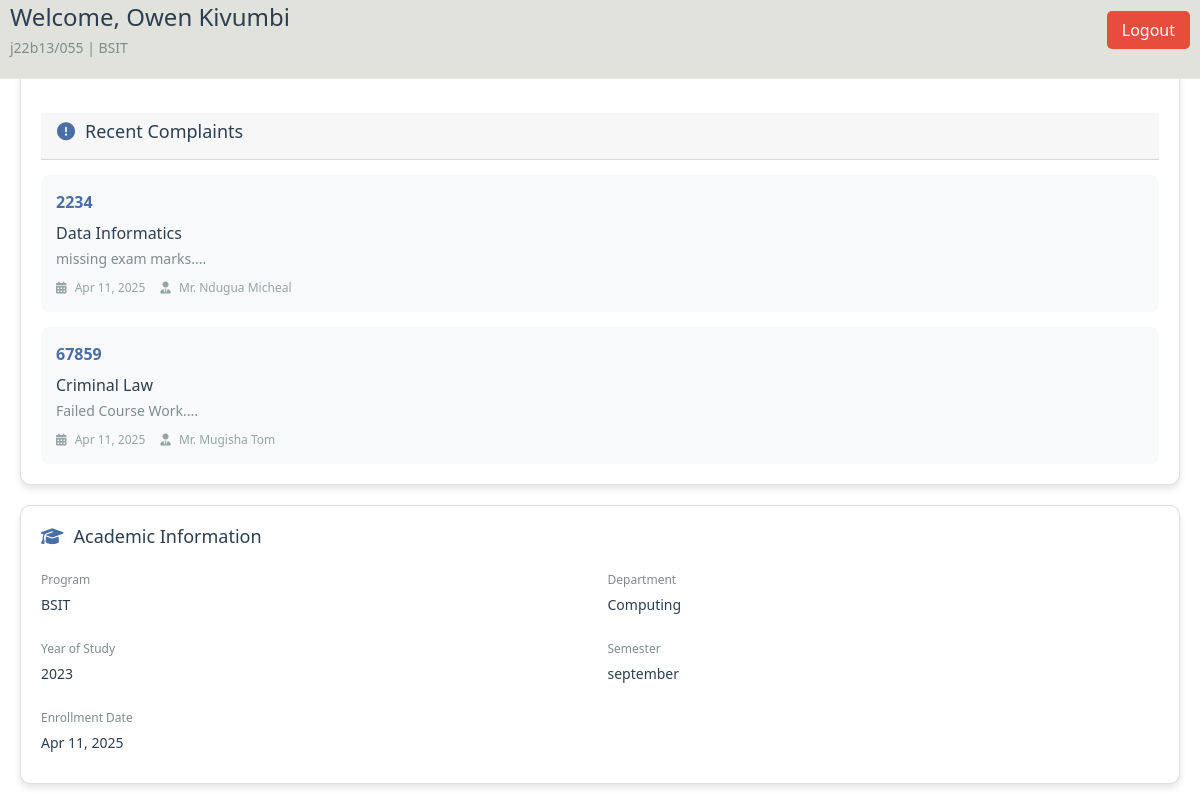
/student/dashboard (signed in), run on the app's committed database.
### school_app/models.py (models this page shows, shortened)
class Student(db.Model, UserMixin):
    __tablename__ = 'students'
    student_id = db.Column(db.Integer, primary_key=True)
    student_names = db.Column(db.String(150), nullable=False)
    student_registration_number = db.Column(db.String(150), nullable=False)
    program = db.Column(db.String(100), nullable=False)
    department = db.Column(db.String(100), nullable=False)
    year_of_study = db.Column(db.String(100), nullable=False)
    semester = db.Column(db.String(100), nullable=False)
    email = db.Column(db.String(100), unique=True, nullable=False)
    password = db.Column(db.String(100), nullable=False)
    enrollment_date = db.Column(db.DateTime, nullable=False, default=lambda: datetime.now(AFRICA_KAMPALA_TZ))
    complaints = db.relationship('Complaint', backref='complaint_student', lazy=True)

class Complaint(db.Model):
    __tablename__ = 'complaints'
    complaint_id = db.Column(db.Integer, primary_key=True)
    student_id = db.Column(db.Integer, db.ForeignKey('students.student_id'), nullable=False)
    course_name = db.Column(db.String(120), nullable=False)
    course_code = db.Column(db.String(120), nullable=False)
    course_intake = db.Column(db.String(120), nullable=False)
    complaint_text = db.Column(db.Text, nullable=False)
    lecturer_names = db.Column(db.String(120), nullable=False)
    lecturer_email = db.Column(db.String(120), nullable=False)
    date_filed = db.Column(db.DateTime, default=func.now(), nullable=False)

### school_app/main.py (the view)
@main.route('/student/dashboard')
@login_required
def student_dashboard():
    if not isinstance(current_user._get_current_object(), Student):
        flash('Access denied. Student account required.', 'danger')
        return redirect(url_for('main.home'))
    recent_complaints = Complaint.query.filter_by(student_id=current_user.student_id)\
                                     .order_by(Complaint.date_filed.desc())\
                                     .limit(3)\
                                     .all()
    total_complaints = Complaint.query.filter_by(student_id=current_user.student_id).count()
    return render_template('student_dashboard.html',
                         recent_complaints=recent_complaints,
                         total_complaints=total_complaints)

### school_app/models.py (called while the page is built)
@login_manager.user_loader
def load_user(user_id):
    try:
        user_type, real_id = user_id.split('-', 1)
        if user_type == 'student':
            return Student.query.get(int(real_id))
        elif user_type == 'admin':
            return Admin.query.get(int(real_id))
    except Exception:
        return None

### school_app/templates/student_dashboard.html (shortened to what this page needs)
{% extends "base.html" %}
{% block content %}
<div class="dashboard-container">
    <header class="dashboard-header">
        <div class="user-info">
            <div>
                <h1>Welcome, {{ current_user.student_names }}</h1>
                <p class="user-meta">{{ current_user.student_registration_number }} | {{ current_user.program }}</p>
            </div>
        </div>
        <div class="header-actions">
            <a href="{{ url_for('auth.logout') }}" class="logout-btn">Logout</a>
        </div>
    </header>
        <section class="card complaints-card mt-5">
            <div class="card-header mt-4">
                <h2><i class="fas fa-exclamation-circle"></i> Recent Complaints</h2>
            </div>
            <div class="complaints-list">
                {% if current_user.complaints %}
                    {% for complaint in current_user.complaints[:3] %}
                    <div class="complaint-item">
                        <div class="complaint-header">
                            <span class="course-code">{{ complaint.course_code }}</span>
                        </div>
                        <h3 class="complaint-title">{{ complaint.course_name }}</h3>
                        <p class="complaint-excerpt">{{ complaint.complaint_text[:100] }}...</p>
                        <div class="complaint-meta">
                            <span><i class="fas fa-calendar-alt"></i> {{ complaint.date_filed.strftime('%b %d, %Y') }}</span>
                            <span><i class="fas fa-user-tie"></i> {{ complaint.lecturer_names }}</span>
                        </div>
                    </div>
                    {% endfor %}
                {% else %}
                    <div class="no-complaints">
                        <i class="fas fa-inbox"></i>
                        <p>You haven't filed any complaints yet</p>
                        <a href="{{ url_for('main.complaint') }}" class="btn-primary">File Your First Complaint</a>
                    </div>
                {% endif %}
            </div>
        </section>
        <section class="card academic-card">
            <h2><i class="fas fa-graduation-cap"></i> Academic Information</h2>
            <div class="info-grid">
                <div class="info-item">
                    <label>Program</label>
                    <p>{{ current_user.program }}</p>
                </div>
                <div class="info-item">
                    <label>Department</label>
                    <p>{{ current_user.department }}</p>
                </div>
                <div class="info-item">
                    <label>Year of Study</label>
                    <p>{{ current_user.year_of_study }}</p>
                </div>
                <div class="info-item">
                    <label>Semester</label>
                    <p>{{ current_user.semester }}</p>
                </div>
                <div class="info-item">
                    <label>Enrollment Date</label>
                    <p>{{ current_user.enrollment_date.strftime('%b %d, %Y') }}</p>
                </div>
            </div>
        </section>
    </div>
{% endblock %}

### school_app/static/css/styles.css (style rules this page uses)
* { margin: 0; padding: 0; box-sizing: border-box; }
header { position: fixed; top: 0; left: 0; width: 100%; padding: 3px 10px; background-color: #E0E2DB; z-index: 15; display: flex; justify-content: space-between; }

### school_app/templates/student_dashboard.html (style rules this page uses)
.dashboard-container { max-width: 1200px; margin: 0 auto; padding: 20px; font-family: 'Segoe UI', Tahoma, Geneva, Verdana, sans-serif; color: #333; }
.dashboard-header { display: flex; justify-content: space-between; align-items: center; margin-bottom: 30px; padding-bottom: 20px; border-bottom: 1px solid #eaeaea; }
.user-info { display: flex; align-items: center; gap: 20px; }
.user-info h1 { margin: 0; font-size: 24px; color: #2c3e50; }
.user-meta { margin: 5px 0 0; color: #7f8c8d; font-size: 14px; }
.header-actions .logout-btn { background-color: #e74c3c; color: white; padding: 8px 15px; border-radius: 5px; text-decoration: none; font-weight: 500; transition: background-color 0.3s; }
.card { background: white; border-radius: 10px; box-shadow: 0 4px 6px rgba(0, 0, 0, 0.1); padding: 20px; margin-bottom: 20px; }
.card h2 { margin-top: 0; color: #2c3e50; font-size: 18px; display: flex; align-items: center; gap: 10px; }
.card h2 i { color: #4a6fa5; }
.complaints-card { grid-column: span 8; }
.academic-card { grid-column: span 4; }
.card-header { display: flex; justify-content: space-between; align-items: center; margin-bottom: 15px; }
.complaints-list { display: flex; flex-direction: column; gap: 15px; }
.complaint-item { background: #f8f9fa; border-radius: 8px; padding: 15px; transition: all 0.3s; }
.complaint-header { display: flex; justify-content: space-between; margin-bottom: 10px; }
.course-code { font-weight: bold; color: #4a6fa5; }
.complaint-title { margin: 5px 0; font-size: 16px; color: #2c3e50; }
.complaint-excerpt { margin: 5px 0 10px; color: #7f8c8d; font-size: 14px; }
.complaint-meta { display: flex; gap: 15px; font-size: 12px; color: #95a5a6; }
.complaint-meta i { margin-right: 5px; }
.info-grid { display: grid; grid-template-columns: repeat(2, 1fr); gap: 15px; margin-top: 15px; }
.info-item { margin-bottom: 10px; }
.info-item label { display: block; font-size: 12px; color: #7f8c8d; margin-bottom: 5px; }
.info-item p { margin: 0; font-size: 14px; color: #2c3e50; font-weight: 500; }

### data on the page
Student: student_names "Owen Kivumbi", student_registration_number "j22b13/055", program "BSIT", department "Computing", year_of_study "2023", semester "september", enrollment_date "Apr 11, 2025"
Complaint: course_code "2234", course_name "Data Informatics", complaint_text "missing exam marks.", date_filed "Apr 11, 2025", lecturer_names "Mr. Ndugua Micheal"
Complaint: course_code "67859", course_name "Criminal Law", complaint_text "Failed Course Work.", date_filed "Apr 11, 2025", lecturer_names "Mr. Mugisha Tom"
